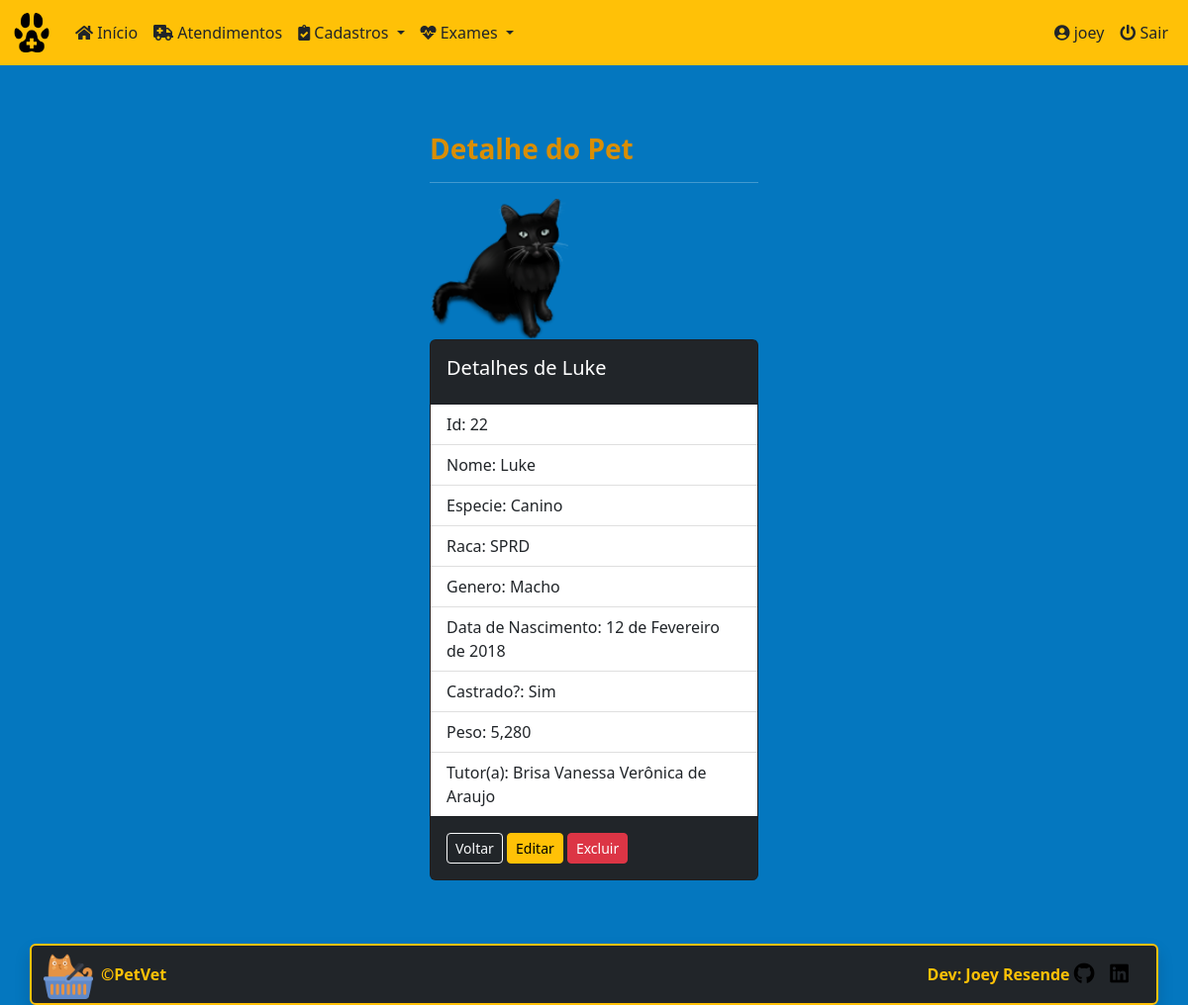
Screenshot of /petvet/pet/22 (signed in) with the database file from the repository.
### core/models.py (models this page shows, shortened)
class Pets(models.Model):
    id = models.AutoField(primary_key=True)
    pet_name = models.CharField(
        max_length=30, verbose_name='Nome do Pet')
    species = models.CharField(
        max_length=20, verbose_name='Espécie')
    breed = models.CharField(
        max_length=30, verbose_name='Raça')
    gender = models.CharField(
        max_length=5, choices=sex_status, verbose_name='Gênero')
    date_of_birth = models.DateField(
        null=True, blank=True, verbose_name='Data de Nascimento')
    castrated = models.CharField(
        max_length=3, choices=castrated_status, default='N', verbose_name='Castrado?')
    weight = models.DecimalField(
        max_digits=6, decimal_places=3, verbose_name='Peso', default=0)
    tutor_name = models.ForeignKey(
        'Tutor', on_delete=models.PROTECT, null=True, verbose_name='Nome do Tutor')
    class Meta:
        ordering = ['-id']

class Tutor(models.Model):
    tutor_name = models.CharField(
        max_length=50, verbose_name='Nome do Tutor')
    cpf = models.CharField(max_length=14, null=True,
                           verbose_name='CPF')
    phone = models.CharField(max_length=15, null=True,
                             verbose_name='Telefone')
    email = models.EmailField(max_length=254, verbose_name='Email')
    cep = models.CharField(max_length=9, verbose_name='Cep')
    street = models.CharField(max_length=40, verbose_name='Rua')
    number = models.IntegerField(verbose_name='Numero')
    district = models.CharField(max_length=40, verbose_name='Bairro')
    city = models.CharField(
        max_length=40, default='Petrolina', verbose_name='Cidade')
    state = models.CharField(
        max_length=40, default='Pernambuco', verbose_name='Estado')
    class Meta:
        ordering = ['tutor_name']
    def __str__(self):
        return self.tutor_name

### core/views.py (the view)
# urls.py: path('pet/<int:pk>', PetDetail.as_view(), name='pet_detail'),
class PetDetail(LoginRequiredMixin, DetailView):
    login_url = reverse_lazy('login')
    model = Pets
    template_name = 'core/pet_detail.html'
    success_url = reverse_lazy('pets')

### core/templates/core/pet_detail.html (shortened to what this page needs)
{% extends 'core/base_model.html' %}
{% load static %}
{% block content %}
<div class="row">
  <div class="col-sm-4 mx-auto">
    <div class="container">
      <h3><strong>Detalhe do Pet</strong></h3><hr>
      <div class="row col-6">
        <img class="card-img-top" src="{% static 'img/blackcat_icon.png/' %}" alt="Imagem de capa do card">
      </div>
      <div class="card text-white bg-dark mb-3">
        <div class="card-body">
          <h5 class="card-title">Detalhes de {{ pets.pet_name }}</h5>
        </div>
          <ul class="list-group list-group-flush">
            <li class="list-group-item">Id: {{ pets.id }}</li>
            <li class="list-group-item">Nome: {{ pets.pet_name }}</li>
            <li class="list-group-item">Especie: {{ pets.species }}</li>
            <li class="list-group-item">Raca: {{ pets.breed }}</li>
            <li class="list-group-item">Genero: {{ pets.gender }}</li>
            <li class="list-group-item">Data de Nascimento: {{ pets.date_of_birth }}</li>
            <li class="list-group-item">Castrado?: {{ pets.castrated }}</li>
            <li class="list-group-item">Peso: {{ pets.weight }}</li>
            <li class="list-group-item">Tutor(a): {{ pets.tutor_name }}</li>
          </ul>
        <div class="card-body">
          <a href="{% url 'pets' %}" class="btn btn-outline-light btn-sm">Voltar</a>
          <a href="{% url 'pet_edit' pets.pk %}" class="btn btn-warning btn-sm">Editar</a>
          <a href="{% url 'pet_delete' pets.pk %}" class="btn btn-danger btn-sm">Excluir</a>
        </div>
      </div>
    </div>
  </div>
</div>
{% endblock %}

### core/templates/core/base_model.html (shortened to what this page needs)
{% load static %}
<!DOCTYPE html>
<html lang="pt-br" class="h-100">
<head>
  <link rel="stylesheet" href="{% static 'css/bootstrap.min.css/' %}" />
  <link rel="stylesheet" href="https://cdnjs.cloudflare.com/ajax/libs/font-awesome/5.11.2/css/all.css">
  <link rel="stylesheet" href="{% static 'css/styles.css/' %}" />
  <link rel="stylesheet" type="text/css" href="https://cdn.datatables.net/v/bs5/dt-1.11.5/datatables.min.css" />
</head>
<body class="d-flex flex-column h-100">
  <main class="flex-shrink-0  ">
    {% block menu %}
    <nav class="navbar navbar-expand-lg sticky-top bg-warning">
      <div class="container-fluid">
        <a class="navbar-brand" href="{% url 'index' %}">
          <img src="{% static 'img/favicon.ico/' %}" height="40" alt="" />
        </a>
        <div class="collapse navbar-collapse" id="navbarsExample06">
          <ul class="navbar-nav me-auto mb-2 mb-xl-0">
            <li class="nav-item">
              <a class="nav-link text-dark" href="{% url 'index' %}">
                <i class="fa fa-home" aria-hidden="true"></i>
                Início
              </a>
            </li>
            <li class="nav-item">
              <a class="nav-link text-dark" href="{% url 'medical_cares' %}">
                <i class="fas fa-ambulance" aria-hidden="true"></i>
                Atendimentos
              </a>
            </li>
            <li class="nav-item dropdown">
              <a class="nav-link text-dark dropdown-toggle" href="#" data-bs-toggle="dropdown" aria-expanded="false">
                <i class="fas fa-clipboard-check" aria-hidden="true"></i>
                Cadastros
              </a>
            </li>
            <li class="nav-item dropdown">
              <a class="nav-link text-dark dropdown-toggle" href="#" data-bs-toggle="dropdown" aria-expanded="false">
                <i class="fas fa-heartbeat" aria-hidden="true"></i>
                Exames
              </a>
            </li>
          </ul>
          <div class="collapse navbar-collapse d-lg-flex justify-content-end">
            <ul class="navbar-nav bd-navbar-nav flex=row">
              {% if request.user.is_authenticated %}
              <li class="nav-item">
                  <a class="nav-link text-dark" href="{% url 'meus_dados' %}">
                    <i class="fas fa-user-circle" aria-hidden="true"></i>
                    <span id="username">{{ request.user }}</span>
                  </a>
              </li>
              <li class="nav-item">
                <a class="nav-link text-dark" href="{% url 'logout' %}">
                  <i class="fas fa-power-off" aria-hidden="true"></i>
                  Sair
                </a>
              </li>
              {% endif %}
            </ul>
          </div>
         </div>
      </div>
    </nav>
    {% endblock %}
    <div class="container py-5">
      {% block content %}
      {% endblock %}
    </div>
  </main>
{% block footer %}
<div class="container border border-warning border-2 rounded shadow bg-dark">
  <footer class="d-flex flex-wrap justify-content-between align-items-center py-1">
    <div class="col-md-4 d-flex align-items-center">
      <a href="{% url 'index' %}" class="mb-3 me-2 mb-md-0">
        <img src="{% static 'img/cat_yellow.png/' %}" width="50" height="50" alt="">
      </a>
      <span class="mb-3 mb-md-0 text-warning"><strong>&copy;PetVet</strong></span>
    </div>
    <ul class="nav col-md-4 justify-content-end list-unstyled d-flex">
      <li class="ms-3 text-warning"><strong>Dev: Joey Resende</strong>  <a href="https://github.com/Joey-Resende" target="_blank">
        <i class="fab fa-github fa-lg text-black" aria-hidden="true"></i>
      </a></li>
      <li class="ms-3"><a href="https://www.linkedin.com/in/givanildo-resende/" target="_blank">
        <i class="fab fa-linkedin fa-lg text-black" aria-hidden="true"></i>
      </a></li>
    </ul>
  </footer>
</div>
{% endblock %}
</body>
</html>

### static/css/styles.css (style rules this page uses)
:root { --preto: #000000; --branco-1: #ffffff; --branco-2: #E0E2DD; --azul-1: #0477BF; --azul-2: #0388A6; --azul-3: #003570; --amarelo-1: #F2CB05; --amarelo-2: #D98E04; }
body { background-color: var(--azul-1); color: var(--preto); padding-bottom: 20px; }
h3 { color: var(--amarelo-2); }
div { color: var(--branco-1); }
.navbar { background-color: var(--amarelo-1); color: var(--amarelo-2); margin-bottom: 20px; }

### rows the page displays
Pets: pet_name "Luke", id "22", species "Canino", breed "SPRD", gender "Macho", date_of_birth "12 de Fevereiro de 2018", castrated "Sim", weight "5,280", tutor_name "Brisa Vanessa Verônica de Araujo"

### other values shown
{{ request.user }} "joey"
